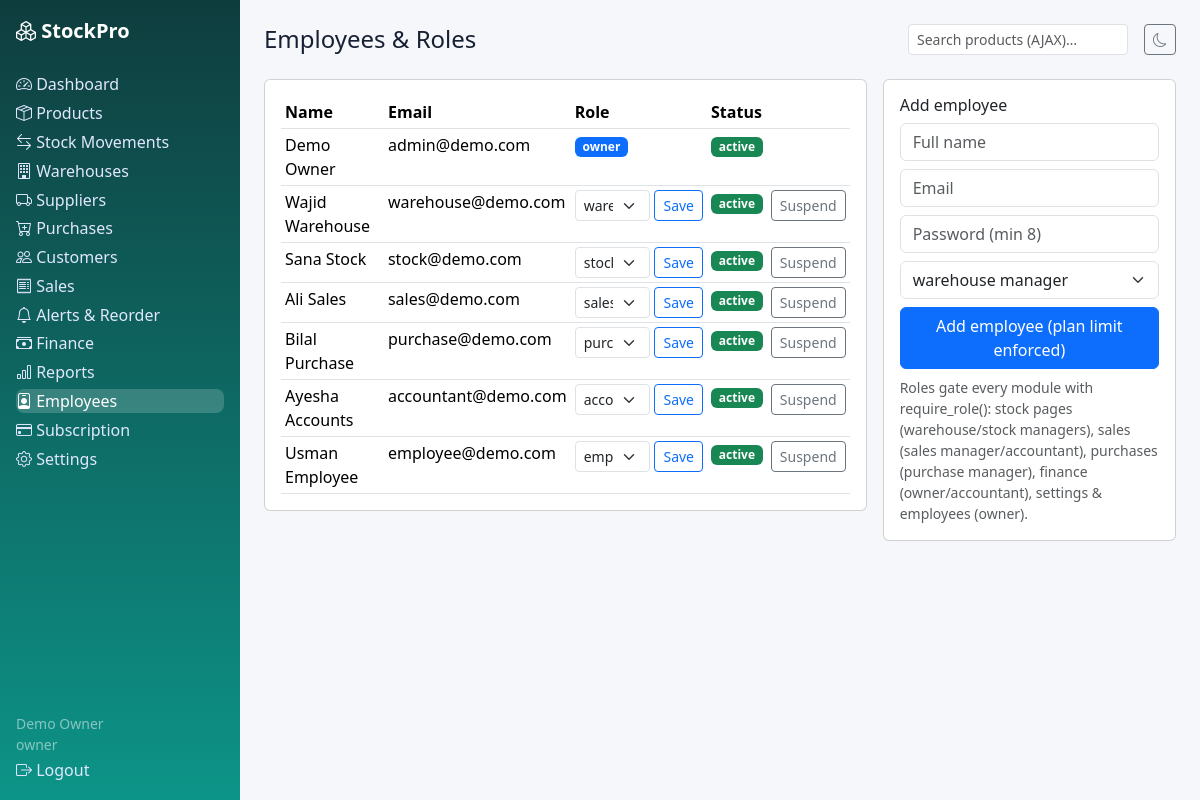
Screenshot of /employees.php (signed in) with the database file from the repository.
### tables this page shows
CREATE TABLE users (id INT UNSIGNED AUTO_INCREMENT PRIMARY KEY, tenant_id INT UNSIGNED NULL, name VARCHAR(120) NOT NULL, email VARCHAR(190) NOT NULL UNIQUE, password_hash VARCHAR(255) NOT NULL, role ENUM('super_admin','owner','warehouse_manager','stock_manager','sales_manager','purchase_manager','accountant','employee') NOT NULL DEFAULT 'employee', status ENUM('active','suspended') NOT NULL DEFAULT 'active', two_factor_secret VARCHAR(120) NULL, remember_token VARCHAR(64) NULL, email_verified_at DATETIME NULL, last_login_at DATETIME NULL, created_at DATETIME NOT NULL DEFAULT CURRENT_TIMESTAMP, INDEX idx_users_tenant(tenant_id), CONSTRAINT fk_users_tenant FOREIGN KEY(tenant_id) REFERENCES tenants(id) ON DELETE CASCADE);

### includes/functions.php (called while the page is built, shortened)
<?php
function e(?string $v): string { return htmlspecialchars($v ?? '', ENT_QUOTES, 'UTF-8'); }
function current_user(): ?array { return $_SESSION['user'] ?? null; }
function tenant_id(): ?int { $u = current_user(); return isset($u['tenant_id']) && $u['tenant_id'] !== null ? (int)$u['tenant_id'] : null; }
function qa(PDO $pdo, string $sql, array $a = []): array { $s = $pdo->prepare($sql); $s->execute($a); return $s->fetchAll(); }

### includes/auth.php (called while the page is built, shortened)
<?php
require_once __DIR__ . '/../config/database.php';
require_once __DIR__ . '/functions.php';
function require_login(string $loginUrl = null): array {
    $u = current_user();
    return $u;
}
function require_role(array $roles, string $loginUrl = null): array {
    $u = require_login($loginUrl);
    return $u;
}
function require_tenant(): int {
    $t = tenant_id();
    return $t;
}

### employees.php (the view, shortened to what this page needs)
<?php require_once __DIR__ . '/includes/auth.php'; require_once __DIR__ . '/includes/roles.php';
$user = require_role(ROLE_OWNER); $pdo = db(); check_tenant_active($pdo); $tid = require_tenant(); $base = ''; $active = 'employees'; $pageTitle = 'Employees & Roles';
$roleNames = ['warehouse_manager','stock_manager','sales_manager','purchase_manager','accountant','employee'];
$rows = qa($pdo, 'SELECT * FROM users WHERE tenant_id=? ORDER BY role, name', [$tid]);
include __DIR__ . '/includes/header.php'; ?>
<div class="row g-3"><div class="col-lg-8"><div class="card p-3"><table class="table table-sm mb-0"><tr><th>Name</th><th>Email</th><th>Role</th><th>Status</th><th></th></tr>
<?php foreach ($rows as $r): ?><tr><td><?= e($r['name']) ?></td><td><?= e($r['email']) ?></td><td>
<?php if ($r['role'] === 'owner'): ?><span class="badge bg-primary">owner</span><?php else: ?><form method="post" class="d-flex gap-1"><?= csrf_field() ?><input type="hidden" name="action" value="role"><input type="hidden" name="id" value="<?= $r['id'] ?>"><select class="form-select form-select-sm" name="role"><?php foreach ($roleNames as $rn): ?><option value="<?= $rn ?>" <?= $r['role'] === $rn ? 'selected' : '' ?>><?= str_replace('_',' ', $rn) ?></option><?php endforeach; ?></select><button class="btn btn-sm btn-outline-primary">Save</button></form><?php endif; ?></td>
<td><span class="badge bg-<?= $r['status'] === 'active' ? 'success' : 'danger' ?>"><?= e($r['status']) ?></span></td>
<td><?php if ((int)$r['id'] !== (int)$user['id']): ?><form method="post"><button class="btn btn-sm btn-outline-secondary"><?= $r['status'] === 'active' ? 'Suspend' : 'Activate' ?></button></form><?php endif; ?></td></tr><?php endforeach; ?></table></div></div>
<div class="col-lg-4"><div class="card p-3"><h6>Add employee</h6><form method="post"><?= csrf_field() ?>
<div class="mb-2"><input class="form-control" name="name" placeholder="Full name" required></div>
<div class="mb-2"><input class="form-control" type="email" name="email" placeholder="Email" required></div>
<div class="mb-2"><input class="form-control" type="password" name="password" placeholder="Password (min 8)" required></div>
<div class="mb-2"><select class="form-select" name="role"><?php foreach ($roleNames as $rn): ?><option value="<?= $rn ?>"><?= str_replace('_',' ', $rn) ?></option><?php endforeach; ?></select></div>
<button class="btn btn-primary w-100">Add employee (plan limit enforced)</button></form>
<p class="small text-muted mt-2 mb-0">Roles gate every module with require_role(): stock pages (warehouse/stock managers), sales (sales manager/accountant), purchases (purchase manager), finance (owner/accountant), settings &amp; employees (owner).</p></div></div></div>
<?php include __DIR__ . '/includes/footer.php'; ?>

### includes/sidebar.php
<?php $b = $base ?? ''; $role = current_user()['role'] ?? ''; ?>
<nav class="sidebar d-flex flex-column p-3">
  <a class="brand text-white text-decoration-none fs-5 fw-bold mb-4" href="<?= $b ?>dashboard.php"><i class="bi bi-boxes"></i> StockPro</a>
  <?php foreach ([
    ['dashboard','dashboard.php','bi-speedometer2','Dashboard',ROLE_ALL],
    ['products','products.php','bi-box-seam','Products',ROLE_ALL],
    ['stock','stock.php','bi-arrow-left-right','Stock Movements',ROLE_STOCK],
    ['warehouses','warehouses.php','bi-building','Warehouses',ROLE_MANAGE],
    ['suppliers','suppliers.php','bi-truck','Suppliers',ROLE_PURCHASE],
    ['purchases','purchases.php','bi-cart-plus','Purchases',ROLE_PURCHASE],
    ['customers','customers.php','bi-people','Customers',ROLE_SALES],
    ['sales','sales.php','bi-receipt','Sales',ROLE_SALES],
    ['alerts','alerts.php','bi-bell','Alerts & Reorder',ROLE_ALL],
    ['finance','finance.php','bi-cash-stack','Finance',ROLE_MONEY],
    ['reports','reports.php','bi-bar-chart','Reports',ROLE_ALL],
    ['employees','employees.php','bi-person-badge','Employees',ROLE_OWNER],
    ['subscription','subscription.php','bi-credit-card','Subscription',ROLE_OWNER],
    ['settings','settings.php','bi-gear','Settings',ROLE_OWNER],
  ] as [$key,$file,$icon,$label,$roles]): if (!in_array($role, $roles, true)) continue; ?>
  <a class="nav-link <?= ($active ?? '') === $key ? 'active' : '' ?>" href="<?= $b ?><?= $file ?>"><i class="bi <?= $icon ?>"></i> <?= $label ?></a>
  <?php endforeach; ?>
  <div class="mt-auto small text-white-50"><?= e(current_user()['name'] ?? '') ?><br><?= e(str_replace('_',' ', current_user()['role'] ?? '')) ?></div>
  <a class="nav-link" href="<?= $b ?>auth/logout.php"><i class="bi bi-box-arrow-right"></i> Logout</a>
</nav>

### assets/css/style.css (style rules this page uses)
:root { --brand:#0d9488;--bg:#f6f7fb;--card:#fff;--text:#172033 }
body { background:var(--bg);color:var(--text);font-family:system-ui,-apple-system,"Segoe UI",Roboto,sans-serif }
.sidebar { width:240px;background:linear-gradient(180deg,#0f3d3e,#0d9488);position:sticky;top:0;height:100vh }
.sidebar .nav-link { color:#e0e7ff;border-radius:.5rem;margin:.15rem 0 }
.sidebar .nav-link:hover,.sidebar .nav-link.active { background:rgba(255,255,255,.18);color:#fff }

### rows the page displays
users: name "Demo Owner", role "owner", email "admin@demo.com", status "active"
users: name "Wajid Warehouse", email "warehouse@demo.com", role "warehouse manager", status "active", shows "Suspend"
users: name "Sana Stock", email "stock@demo.com", role "stock manager", status "active", shows "Suspend"
users: name "Ali Sales", email "sales@demo.com", role "sales manager", status "active", shows "Suspend"
users: name "Bilal Purchase", email "purchase@demo.com", role "purchase manager", status "active", shows "Suspend"
users: name "Ayesha Accounts", email "accountant@demo.com", role "accountant", status "active", shows "Suspend"
users: name "Usman Employee", email "employee@demo.com", role "employee", status "active", shows "Suspend"

### other values shown
$label "Dashboard"
$label "Products"
$label "Stock Movements"
$label "Warehouses"
$label "Suppliers"
$label "Purchases"
$label "Customers"
$label "Sales"
$label "Alerts & Reorder"
$label "Finance"
$label "Reports"
$label "Employees"
$label "Subscription"
$label "Settings"
$pageTitle "Employees & Roles"
